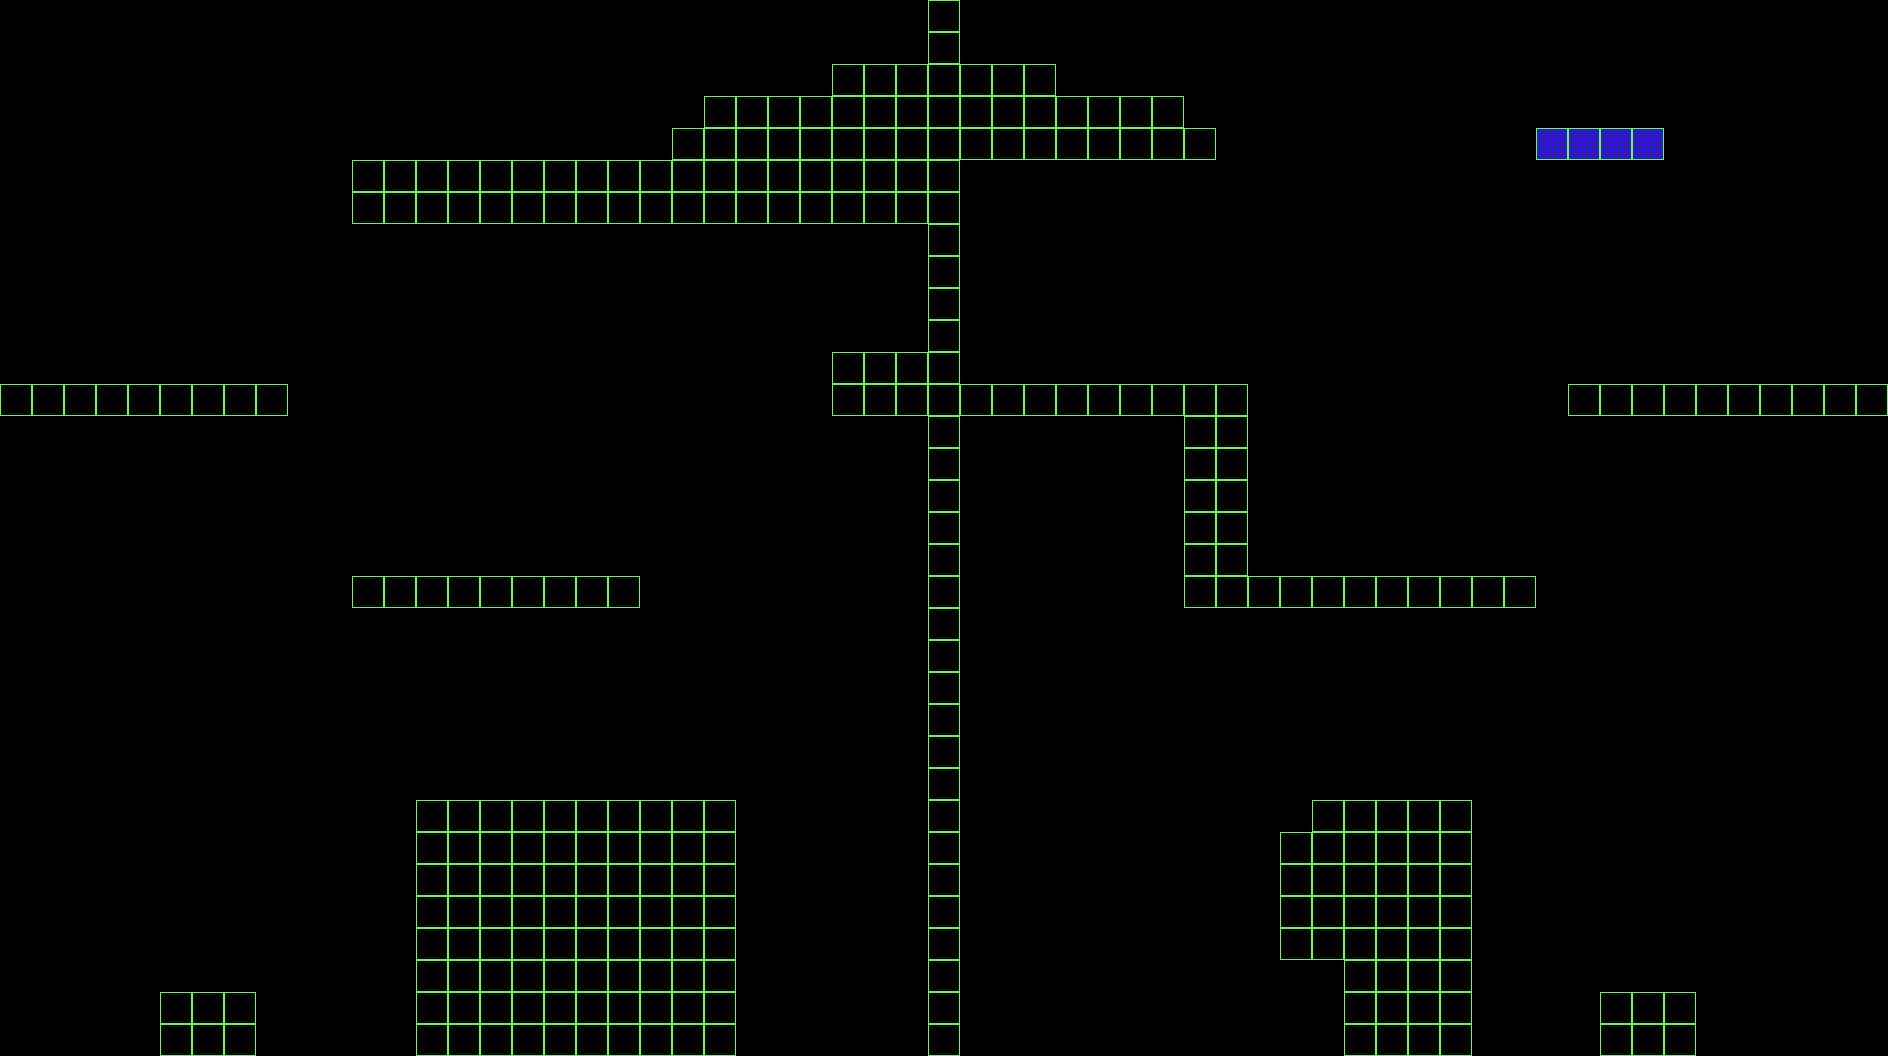

The image is a tile-based game level rendered from a .tmx file. Its description and source (layers, tilesets, objects; grid data summarised) follow:
An orthogonal 59x33 tile map with 32x32 px tiles, 2 tile layers (Hidden, Calque 1) and 20 objects (5x torch, 3x chest, 3x ladder, 2x SpectralDoor, 2x NormalDoor, ...).

<map version="1.0" orientation="orthogonal" renderorder="right-down" width="59" height="33" tilewidth="32" tileheight="32">
 <properties>
  <property name="center" value="29" />
 </properties>
 <tileset firstgid="1" source="tileset.tsx" />
 <layer name="Hidden" width="59" height="33">
  <data>[1947 cells, 4 non-empty, 1 distinct tile ids]</data>
 </layer>
 <objectgroup name="Calque d'objets 1">
  <object name="spawn" type="spawn" x="207" y="942" width="32" height="48" />
  <object name="DoorT1" type="SpectralDoor" x="640" y="736" width="64" height="64">
   <properties>
    <property name="id" value="1" />
   </properties>
  </object>
  <object name="door" type="SpectralDoor" x="704" y="288" width="64" height="64">
   <properties>
    <property name="id" value="1" />
   </properties>
  </object>
  <object name="chest" type="chest" x="480" y="768" width="64" height="32" />
  <object name="LadderT5" type="ladder" x="1504" y="736" width="32" height="288">
   <properties>
    <property name="scale" value="true" />
   </properties>
  </object>
  <object name="DoorT4" type="NormalDoor" x="1792" y="320" width="64" height="64">
   <properties>
    <property name="id" value="3" />
   </properties>
  </object>
  <object name="door" type="NormalDoor" x="1440" y="96" width="64" height="64">
   <properties>
    <property name="id" value="3" />
   </properties>
  </object>
  <object name="NormalKey" type="NormalKey" x="864" y="320" width="32" height="32" />
  <object name="SpectralKey" type="SpectralKey" x="1632" y="96" width="32" height="32" />
  <object name="chest" type="chest" x="416" y="544" width="64" height="32" />
  <object name="chest" type="chest" x="576" y="128" width="64" height="32">
   <properties>
    <property name="hidden" value="true" />
   </properties>
  </object>
  <object name="torch" type="torch" x="576" y="770" width="32" height="42">
   <properties>
    <property name="link" value="DoorT1" />
    <property name="on" value="false" />
   </properties>
  </object>
  <object name="torch" type="torch" x="640" y="352" width="32" height="42">
   <properties>
    <property name="link" value="LadderT2" />
    <property name="on" value="true" />
   </properties>
  </object>
  <object name="torch" type="torch" x="1632" y="962" width="32" height="42">
   <properties>
    <property name="link" value="LadderT5" />
    <property name="on" value="false" />
   </properties>
  </object>
  <object name="torch" type="torch" x="1728" y="352" width="32" height="42">
   <properties>
    <property name="link" value="DoorT4" />
    <property name="on" value="false" />
   </properties>
  </object>
  <object name="LadderT2" type="ladder" x="608" y="352" width="32" height="224">
   <properties>
    <property name="scale" value="true" />
   </properties>
  </object>
  <object name="LadderT3" type="ladder" x="1536" y="288" width="32" height="288">
   <properties>
    <property name="scale" value="true" />
   </properties>
  </object>
  <object name="torch" type="torch" x="1477" y="546" width="32" height="42">
   <properties>
    <property name="link" value="LadderT3" />
    <property name="on" value="true" />
   </properties>
  </object>
  <object name="LockedDoor" type="LockedDoorSpectral" x="768" y="-32" width="64" height="128" />
  <object name="LockedDoor" type="LockedDoorNormal" x="1632" y="256" width="64" height="128" />
 </objectgroup>
 <layer name="Calque 1" width="59" height="33">
  <data>[1947 cells, 302 non-empty, 1 distinct tile ids]</data>
 </layer>
</map>
